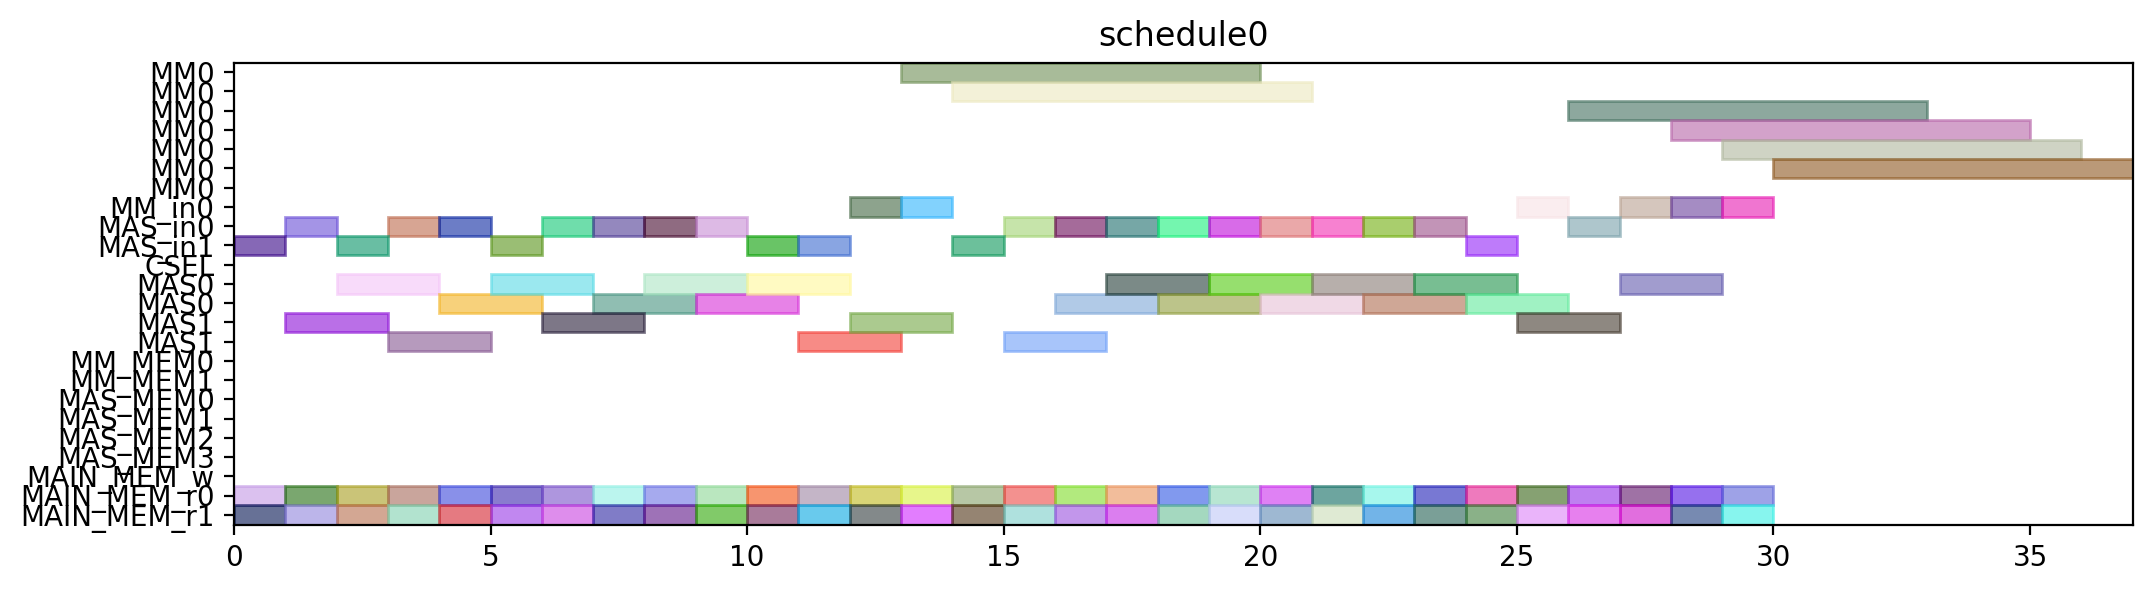

Generate this figure with Python:
from pyschedule import Scenario, solvers, plotters, alt


def solve():
	horizon = 149
	S = Scenario("schedule0", horizon=horizon)

	# resource
	MM = S.Resources('MM', num=1, size=7)
	MM_in = S.Resources('MM_in', num=1)
	MAS_in = S.Resources('MAS_in', num=2)
	CSEL = S.Resource('CSEL')
	MAS = S.Resources('MAS', num=2, size=2, periods=range(1, horizon))
	MM_MEM = S.Resources('MM_MEM', num=2)
	MAS_MEM = S.Resources('MAS_MEM', num=4)
	MAIN_MEM_w = S.Resource('MAIN_MEM_w', size=1)
	MAIN_MEM_r = S.Resources('MAIN_MEM_r', num=2)

	# result of previous scheduling

	# new tasks
	d_t0_a1_0 = S.Task('d_t0_a1_0', length=2, delay_cost=1)
	d_t0_a1_0 += alt(MAS)
	d_t0_a1_0_in = S.Task('d_t0_a1_0_in', length=1, delay_cost=1)
	d_t0_a1_0_in += alt(MAS_in)
	S += d_t0_a1_0_in*MAS_in[0]<=d_t0_a1_0*MAS[0]

	S += d_t0_a1_0_in*MAS_in[1]<=d_t0_a1_0*MAS[1]

	d_t0_a1_0_mem0 = S.Task('d_t0_a1_0_mem0', length=1, delay_cost=1)
	d_t0_a1_0_mem0 += MAIN_MEM_r[0]
	S += d_t0_a1_0_mem0 <= d_t0_a1_0

	d_t0_a1_0_mem1 = S.Task('d_t0_a1_0_mem1', length=1, delay_cost=1)
	d_t0_a1_0_mem1 += MAIN_MEM_r[1]
	S += d_t0_a1_0_mem1 <= d_t0_a1_0

	d_t0_a1_1 = S.Task('d_t0_a1_1', length=2, delay_cost=1)
	d_t0_a1_1 += alt(MAS)
	d_t0_a1_1_in = S.Task('d_t0_a1_1_in', length=1, delay_cost=1)
	d_t0_a1_1_in += alt(MAS_in)
	S += d_t0_a1_1_in*MAS_in[0]<=d_t0_a1_1*MAS[0]

	S += d_t0_a1_1_in*MAS_in[1]<=d_t0_a1_1*MAS[1]

	d_t0_a1_1_mem0 = S.Task('d_t0_a1_1_mem0', length=1, delay_cost=1)
	d_t0_a1_1_mem0 += MAIN_MEM_r[0]
	S += d_t0_a1_1_mem0 <= d_t0_a1_1

	d_t0_a1_1_mem1 = S.Task('d_t0_a1_1_mem1', length=1, delay_cost=1)
	d_t0_a1_1_mem1 += MAIN_MEM_r[1]
	S += d_t0_a1_1_mem1 <= d_t0_a1_1

	d_t0_t10 = S.Task('d_t0_t10', length=2, delay_cost=1)
	d_t0_t10 += alt(MAS)
	d_t0_t10_in = S.Task('d_t0_t10_in', length=1, delay_cost=1)
	d_t0_t10_in += alt(MAS_in)
	S += d_t0_t10_in*MAS_in[0]<=d_t0_t10*MAS[0]

	S += d_t0_t10_in*MAS_in[1]<=d_t0_t10*MAS[1]

	d_t0_t10_mem0 = S.Task('d_t0_t10_mem0', length=1, delay_cost=1)
	d_t0_t10_mem0 += MAIN_MEM_r[0]
	S += d_t0_t10_mem0 <= d_t0_t10

	d_t0_t10_mem1 = S.Task('d_t0_t10_mem1', length=1, delay_cost=1)
	d_t0_t10_mem1 += MAIN_MEM_r[1]
	S += d_t0_t10_mem1 <= d_t0_t10

	d_t0_t11 = S.Task('d_t0_t11', length=2, delay_cost=1)
	d_t0_t11 += alt(MAS)
	d_t0_t11_in = S.Task('d_t0_t11_in', length=1, delay_cost=1)
	d_t0_t11_in += alt(MAS_in)
	S += d_t0_t11_in*MAS_in[0]<=d_t0_t11*MAS[0]

	S += d_t0_t11_in*MAS_in[1]<=d_t0_t11*MAS[1]

	d_t0_t11_mem0 = S.Task('d_t0_t11_mem0', length=1, delay_cost=1)
	d_t0_t11_mem0 += MAIN_MEM_r[0]
	S += d_t0_t11_mem0 <= d_t0_t11

	d_t0_t11_mem1 = S.Task('d_t0_t11_mem1', length=1, delay_cost=1)
	d_t0_t11_mem1 += MAIN_MEM_r[1]
	S += d_t0_t11_mem1 <= d_t0_t11

	d_t0_t3_t0 = S.Task('d_t0_t3_t0', length=7, delay_cost=1)
	d_t0_t3_t0 += alt(MM)
	d_t0_t3_t0_in = S.Task('d_t0_t3_t0_in', length=1, delay_cost=1)
	d_t0_t3_t0_in += alt(MM_in)
	S += d_t0_t3_t0_in*MM_in[0]<=d_t0_t3_t0*MM[0]
	d_t0_t3_t0_mem0 = S.Task('d_t0_t3_t0_mem0', length=1, delay_cost=1)
	d_t0_t3_t0_mem0 += MAIN_MEM_r[0]
	S += d_t0_t3_t0_mem0 <= d_t0_t3_t0

	d_t0_t3_t0_mem1 = S.Task('d_t0_t3_t0_mem1', length=1, delay_cost=1)
	d_t0_t3_t0_mem1 += MAIN_MEM_r[1]
	S += d_t0_t3_t0_mem1 <= d_t0_t3_t0

	d_t0_t3_t1 = S.Task('d_t0_t3_t1', length=7, delay_cost=1)
	d_t0_t3_t1 += alt(MM)
	d_t0_t3_t1_in = S.Task('d_t0_t3_t1_in', length=1, delay_cost=1)
	d_t0_t3_t1_in += alt(MM_in)
	S += d_t0_t3_t1_in*MM_in[0]<=d_t0_t3_t1*MM[0]
	d_t0_t3_t1_mem0 = S.Task('d_t0_t3_t1_mem0', length=1, delay_cost=1)
	d_t0_t3_t1_mem0 += MAIN_MEM_r[0]
	S += d_t0_t3_t1_mem0 <= d_t0_t3_t1

	d_t0_t3_t1_mem1 = S.Task('d_t0_t3_t1_mem1', length=1, delay_cost=1)
	d_t0_t3_t1_mem1 += MAIN_MEM_r[1]
	S += d_t0_t3_t1_mem1 <= d_t0_t3_t1

	d_t0_t3_t2 = S.Task('d_t0_t3_t2', length=2, delay_cost=1)
	d_t0_t3_t2 += alt(MAS)
	d_t0_t3_t2_in = S.Task('d_t0_t3_t2_in', length=1, delay_cost=1)
	d_t0_t3_t2_in += alt(MAS_in)
	S += d_t0_t3_t2_in*MAS_in[0]<=d_t0_t3_t2*MAS[0]

	S += d_t0_t3_t2_in*MAS_in[1]<=d_t0_t3_t2*MAS[1]

	d_t0_t3_t2_mem0 = S.Task('d_t0_t3_t2_mem0', length=1, delay_cost=1)
	d_t0_t3_t2_mem0 += MAIN_MEM_r[0]
	S += d_t0_t3_t2_mem0 <= d_t0_t3_t2

	d_t0_t3_t2_mem1 = S.Task('d_t0_t3_t2_mem1', length=1, delay_cost=1)
	d_t0_t3_t2_mem1 += MAIN_MEM_r[1]
	S += d_t0_t3_t2_mem1 <= d_t0_t3_t2

	d_t0_t3_t3 = S.Task('d_t0_t3_t3', length=2, delay_cost=1)
	d_t0_t3_t3 += alt(MAS)
	d_t0_t3_t3_in = S.Task('d_t0_t3_t3_in', length=1, delay_cost=1)
	d_t0_t3_t3_in += alt(MAS_in)
	S += d_t0_t3_t3_in*MAS_in[0]<=d_t0_t3_t3*MAS[0]

	S += d_t0_t3_t3_in*MAS_in[1]<=d_t0_t3_t3*MAS[1]

	d_t0_t3_t3_mem0 = S.Task('d_t0_t3_t3_mem0', length=1, delay_cost=1)
	d_t0_t3_t3_mem0 += MAIN_MEM_r[0]
	S += d_t0_t3_t3_mem0 <= d_t0_t3_t3

	d_t0_t3_t3_mem1 = S.Task('d_t0_t3_t3_mem1', length=1, delay_cost=1)
	d_t0_t3_t3_mem1 += MAIN_MEM_r[1]
	S += d_t0_t3_t3_mem1 <= d_t0_t3_t3

	d_t1_a1_0 = S.Task('d_t1_a1_0', length=2, delay_cost=1)
	d_t1_a1_0 += alt(MAS)
	d_t1_a1_0_in = S.Task('d_t1_a1_0_in', length=1, delay_cost=1)
	d_t1_a1_0_in += alt(MAS_in)
	S += d_t1_a1_0_in*MAS_in[0]<=d_t1_a1_0*MAS[0]

	S += d_t1_a1_0_in*MAS_in[1]<=d_t1_a1_0*MAS[1]

	d_t1_a1_0_mem0 = S.Task('d_t1_a1_0_mem0', length=1, delay_cost=1)
	d_t1_a1_0_mem0 += MAIN_MEM_r[0]
	S += d_t1_a1_0_mem0 <= d_t1_a1_0

	d_t1_a1_0_mem1 = S.Task('d_t1_a1_0_mem1', length=1, delay_cost=1)
	d_t1_a1_0_mem1 += MAIN_MEM_r[1]
	S += d_t1_a1_0_mem1 <= d_t1_a1_0

	d_t1_a1_1 = S.Task('d_t1_a1_1', length=2, delay_cost=1)
	d_t1_a1_1 += alt(MAS)
	d_t1_a1_1_in = S.Task('d_t1_a1_1_in', length=1, delay_cost=1)
	d_t1_a1_1_in += alt(MAS_in)
	S += d_t1_a1_1_in*MAS_in[0]<=d_t1_a1_1*MAS[0]

	S += d_t1_a1_1_in*MAS_in[1]<=d_t1_a1_1*MAS[1]

	d_t1_a1_1_mem0 = S.Task('d_t1_a1_1_mem0', length=1, delay_cost=1)
	d_t1_a1_1_mem0 += MAIN_MEM_r[0]
	S += d_t1_a1_1_mem0 <= d_t1_a1_1

	d_t1_a1_1_mem1 = S.Task('d_t1_a1_1_mem1', length=1, delay_cost=1)
	d_t1_a1_1_mem1 += MAIN_MEM_r[1]
	S += d_t1_a1_1_mem1 <= d_t1_a1_1

	d_t1_t10 = S.Task('d_t1_t10', length=2, delay_cost=1)
	d_t1_t10 += alt(MAS)
	d_t1_t10_in = S.Task('d_t1_t10_in', length=1, delay_cost=1)
	d_t1_t10_in += alt(MAS_in)
	S += d_t1_t10_in*MAS_in[0]<=d_t1_t10*MAS[0]

	S += d_t1_t10_in*MAS_in[1]<=d_t1_t10*MAS[1]

	d_t1_t10_mem0 = S.Task('d_t1_t10_mem0', length=1, delay_cost=1)
	d_t1_t10_mem0 += MAIN_MEM_r[0]
	S += d_t1_t10_mem0 <= d_t1_t10

	d_t1_t10_mem1 = S.Task('d_t1_t10_mem1', length=1, delay_cost=1)
	d_t1_t10_mem1 += MAIN_MEM_r[1]
	S += d_t1_t10_mem1 <= d_t1_t10

	d_t1_t11 = S.Task('d_t1_t11', length=2, delay_cost=1)
	d_t1_t11 += alt(MAS)
	d_t1_t11_in = S.Task('d_t1_t11_in', length=1, delay_cost=1)
	d_t1_t11_in += alt(MAS_in)
	S += d_t1_t11_in*MAS_in[0]<=d_t1_t11*MAS[0]

	S += d_t1_t11_in*MAS_in[1]<=d_t1_t11*MAS[1]

	d_t1_t11_mem0 = S.Task('d_t1_t11_mem0', length=1, delay_cost=1)
	d_t1_t11_mem0 += MAIN_MEM_r[0]
	S += d_t1_t11_mem0 <= d_t1_t11

	d_t1_t11_mem1 = S.Task('d_t1_t11_mem1', length=1, delay_cost=1)
	d_t1_t11_mem1 += MAIN_MEM_r[1]
	S += d_t1_t11_mem1 <= d_t1_t11

	d_t1_t3_t0 = S.Task('d_t1_t3_t0', length=7, delay_cost=1)
	d_t1_t3_t0 += alt(MM)
	d_t1_t3_t0_in = S.Task('d_t1_t3_t0_in', length=1, delay_cost=1)
	d_t1_t3_t0_in += alt(MM_in)
	S += d_t1_t3_t0_in*MM_in[0]<=d_t1_t3_t0*MM[0]
	d_t1_t3_t0_mem0 = S.Task('d_t1_t3_t0_mem0', length=1, delay_cost=1)
	d_t1_t3_t0_mem0 += MAIN_MEM_r[0]
	S += d_t1_t3_t0_mem0 <= d_t1_t3_t0

	d_t1_t3_t0_mem1 = S.Task('d_t1_t3_t0_mem1', length=1, delay_cost=1)
	d_t1_t3_t0_mem1 += MAIN_MEM_r[1]
	S += d_t1_t3_t0_mem1 <= d_t1_t3_t0

	d_t1_t3_t1 = S.Task('d_t1_t3_t1', length=7, delay_cost=1)
	d_t1_t3_t1 += alt(MM)
	d_t1_t3_t1_in = S.Task('d_t1_t3_t1_in', length=1, delay_cost=1)
	d_t1_t3_t1_in += alt(MM_in)
	S += d_t1_t3_t1_in*MM_in[0]<=d_t1_t3_t1*MM[0]
	d_t1_t3_t1_mem0 = S.Task('d_t1_t3_t1_mem0', length=1, delay_cost=1)
	d_t1_t3_t1_mem0 += MAIN_MEM_r[0]
	S += d_t1_t3_t1_mem0 <= d_t1_t3_t1

	d_t1_t3_t1_mem1 = S.Task('d_t1_t3_t1_mem1', length=1, delay_cost=1)
	d_t1_t3_t1_mem1 += MAIN_MEM_r[1]
	S += d_t1_t3_t1_mem1 <= d_t1_t3_t1

	d_t1_t3_t2 = S.Task('d_t1_t3_t2', length=2, delay_cost=1)
	d_t1_t3_t2 += alt(MAS)
	d_t1_t3_t2_in = S.Task('d_t1_t3_t2_in', length=1, delay_cost=1)
	d_t1_t3_t2_in += alt(MAS_in)
	S += d_t1_t3_t2_in*MAS_in[0]<=d_t1_t3_t2*MAS[0]

	S += d_t1_t3_t2_in*MAS_in[1]<=d_t1_t3_t2*MAS[1]

	d_t1_t3_t2_mem0 = S.Task('d_t1_t3_t2_mem0', length=1, delay_cost=1)
	d_t1_t3_t2_mem0 += MAIN_MEM_r[0]
	S += d_t1_t3_t2_mem0 <= d_t1_t3_t2

	d_t1_t3_t2_mem1 = S.Task('d_t1_t3_t2_mem1', length=1, delay_cost=1)
	d_t1_t3_t2_mem1 += MAIN_MEM_r[1]
	S += d_t1_t3_t2_mem1 <= d_t1_t3_t2

	d_t1_t3_t3 = S.Task('d_t1_t3_t3', length=2, delay_cost=1)
	d_t1_t3_t3 += alt(MAS)
	d_t1_t3_t3_in = S.Task('d_t1_t3_t3_in', length=1, delay_cost=1)
	d_t1_t3_t3_in += alt(MAS_in)
	S += d_t1_t3_t3_in*MAS_in[0]<=d_t1_t3_t3*MAS[0]

	S += d_t1_t3_t3_in*MAS_in[1]<=d_t1_t3_t3*MAS[1]

	d_t1_t3_t3_mem0 = S.Task('d_t1_t3_t3_mem0', length=1, delay_cost=1)
	d_t1_t3_t3_mem0 += MAIN_MEM_r[0]
	S += d_t1_t3_t3_mem0 <= d_t1_t3_t3

	d_t1_t3_t3_mem1 = S.Task('d_t1_t3_t3_mem1', length=1, delay_cost=1)
	d_t1_t3_t3_mem1 += MAIN_MEM_r[1]
	S += d_t1_t3_t3_mem1 <= d_t1_t3_t3

	d_t2_a1_0 = S.Task('d_t2_a1_0', length=2, delay_cost=1)
	d_t2_a1_0 += alt(MAS)
	d_t2_a1_0_in = S.Task('d_t2_a1_0_in', length=1, delay_cost=1)
	d_t2_a1_0_in += alt(MAS_in)
	S += d_t2_a1_0_in*MAS_in[0]<=d_t2_a1_0*MAS[0]

	S += d_t2_a1_0_in*MAS_in[1]<=d_t2_a1_0*MAS[1]

	d_t2_a1_0_mem0 = S.Task('d_t2_a1_0_mem0', length=1, delay_cost=1)
	d_t2_a1_0_mem0 += MAIN_MEM_r[0]
	S += d_t2_a1_0_mem0 <= d_t2_a1_0

	d_t2_a1_0_mem1 = S.Task('d_t2_a1_0_mem1', length=1, delay_cost=1)
	d_t2_a1_0_mem1 += MAIN_MEM_r[1]
	S += d_t2_a1_0_mem1 <= d_t2_a1_0

	d_t2_a1_1 = S.Task('d_t2_a1_1', length=2, delay_cost=1)
	d_t2_a1_1 += alt(MAS)
	d_t2_a1_1_in = S.Task('d_t2_a1_1_in', length=1, delay_cost=1)
	d_t2_a1_1_in += alt(MAS_in)
	S += d_t2_a1_1_in*MAS_in[0]<=d_t2_a1_1*MAS[0]

	S += d_t2_a1_1_in*MAS_in[1]<=d_t2_a1_1*MAS[1]

	d_t2_a1_1_mem0 = S.Task('d_t2_a1_1_mem0', length=1, delay_cost=1)
	d_t2_a1_1_mem0 += MAIN_MEM_r[0]
	S += d_t2_a1_1_mem0 <= d_t2_a1_1

	d_t2_a1_1_mem1 = S.Task('d_t2_a1_1_mem1', length=1, delay_cost=1)
	d_t2_a1_1_mem1 += MAIN_MEM_r[1]
	S += d_t2_a1_1_mem1 <= d_t2_a1_1

	d_t2_t10 = S.Task('d_t2_t10', length=2, delay_cost=1)
	d_t2_t10 += alt(MAS)
	d_t2_t10_in = S.Task('d_t2_t10_in', length=1, delay_cost=1)
	d_t2_t10_in += alt(MAS_in)
	S += d_t2_t10_in*MAS_in[0]<=d_t2_t10*MAS[0]

	S += d_t2_t10_in*MAS_in[1]<=d_t2_t10*MAS[1]

	d_t2_t10_mem0 = S.Task('d_t2_t10_mem0', length=1, delay_cost=1)
	d_t2_t10_mem0 += MAIN_MEM_r[0]
	S += d_t2_t10_mem0 <= d_t2_t10

	d_t2_t10_mem1 = S.Task('d_t2_t10_mem1', length=1, delay_cost=1)
	d_t2_t10_mem1 += MAIN_MEM_r[1]
	S += d_t2_t10_mem1 <= d_t2_t10

	d_t2_t11 = S.Task('d_t2_t11', length=2, delay_cost=1)
	d_t2_t11 += alt(MAS)
	d_t2_t11_in = S.Task('d_t2_t11_in', length=1, delay_cost=1)
	d_t2_t11_in += alt(MAS_in)
	S += d_t2_t11_in*MAS_in[0]<=d_t2_t11*MAS[0]

	S += d_t2_t11_in*MAS_in[1]<=d_t2_t11*MAS[1]

	d_t2_t11_mem0 = S.Task('d_t2_t11_mem0', length=1, delay_cost=1)
	d_t2_t11_mem0 += MAIN_MEM_r[0]
	S += d_t2_t11_mem0 <= d_t2_t11

	d_t2_t11_mem1 = S.Task('d_t2_t11_mem1', length=1, delay_cost=1)
	d_t2_t11_mem1 += MAIN_MEM_r[1]
	S += d_t2_t11_mem1 <= d_t2_t11

	d_t2_t3_t0 = S.Task('d_t2_t3_t0', length=7, delay_cost=1)
	d_t2_t3_t0 += alt(MM)
	d_t2_t3_t0_in = S.Task('d_t2_t3_t0_in', length=1, delay_cost=1)
	d_t2_t3_t0_in += alt(MM_in)
	S += d_t2_t3_t0_in*MM_in[0]<=d_t2_t3_t0*MM[0]
	d_t2_t3_t0_mem0 = S.Task('d_t2_t3_t0_mem0', length=1, delay_cost=1)
	d_t2_t3_t0_mem0 += MAIN_MEM_r[0]
	S += d_t2_t3_t0_mem0 <= d_t2_t3_t0

	d_t2_t3_t0_mem1 = S.Task('d_t2_t3_t0_mem1', length=1, delay_cost=1)
	d_t2_t3_t0_mem1 += MAIN_MEM_r[1]
	S += d_t2_t3_t0_mem1 <= d_t2_t3_t0

	d_t2_t3_t1 = S.Task('d_t2_t3_t1', length=7, delay_cost=1)
	d_t2_t3_t1 += alt(MM)
	d_t2_t3_t1_in = S.Task('d_t2_t3_t1_in', length=1, delay_cost=1)
	d_t2_t3_t1_in += alt(MM_in)
	S += d_t2_t3_t1_in*MM_in[0]<=d_t2_t3_t1*MM[0]
	d_t2_t3_t1_mem0 = S.Task('d_t2_t3_t1_mem0', length=1, delay_cost=1)
	d_t2_t3_t1_mem0 += MAIN_MEM_r[0]
	S += d_t2_t3_t1_mem0 <= d_t2_t3_t1

	d_t2_t3_t1_mem1 = S.Task('d_t2_t3_t1_mem1', length=1, delay_cost=1)
	d_t2_t3_t1_mem1 += MAIN_MEM_r[1]
	S += d_t2_t3_t1_mem1 <= d_t2_t3_t1

	d_t2_t3_t2 = S.Task('d_t2_t3_t2', length=2, delay_cost=1)
	d_t2_t3_t2 += alt(MAS)
	d_t2_t3_t2_in = S.Task('d_t2_t3_t2_in', length=1, delay_cost=1)
	d_t2_t3_t2_in += alt(MAS_in)
	S += d_t2_t3_t2_in*MAS_in[0]<=d_t2_t3_t2*MAS[0]

	S += d_t2_t3_t2_in*MAS_in[1]<=d_t2_t3_t2*MAS[1]

	d_t2_t3_t2_mem0 = S.Task('d_t2_t3_t2_mem0', length=1, delay_cost=1)
	d_t2_t3_t2_mem0 += MAIN_MEM_r[0]
	S += d_t2_t3_t2_mem0 <= d_t2_t3_t2

	d_t2_t3_t2_mem1 = S.Task('d_t2_t3_t2_mem1', length=1, delay_cost=1)
	d_t2_t3_t2_mem1 += MAIN_MEM_r[1]
	S += d_t2_t3_t2_mem1 <= d_t2_t3_t2

	d_t2_t3_t3 = S.Task('d_t2_t3_t3', length=2, delay_cost=1)
	d_t2_t3_t3 += alt(MAS)
	d_t2_t3_t3_in = S.Task('d_t2_t3_t3_in', length=1, delay_cost=1)
	d_t2_t3_t3_in += alt(MAS_in)
	S += d_t2_t3_t3_in*MAS_in[0]<=d_t2_t3_t3*MAS[0]

	S += d_t2_t3_t3_in*MAS_in[1]<=d_t2_t3_t3*MAS[1]

	d_t2_t3_t3_mem0 = S.Task('d_t2_t3_t3_mem0', length=1, delay_cost=1)
	d_t2_t3_t3_mem0 += MAIN_MEM_r[0]
	S += d_t2_t3_t3_mem0 <= d_t2_t3_t3

	d_t2_t3_t3_mem1 = S.Task('d_t2_t3_t3_mem1', length=1, delay_cost=1)
	d_t2_t3_t3_mem1 += MAIN_MEM_r[1]
	S += d_t2_t3_t3_mem1 <= d_t2_t3_t3

	d_t3000 = S.Task('d_t3000', length=2, delay_cost=1)
	d_t3000 += alt(MAS)
	d_t3000_in = S.Task('d_t3000_in', length=1, delay_cost=1)
	d_t3000_in += alt(MAS_in)
	S += d_t3000_in*MAS_in[0]<=d_t3000*MAS[0]

	S += d_t3000_in*MAS_in[1]<=d_t3000*MAS[1]

	d_t3000_mem0 = S.Task('d_t3000_mem0', length=1, delay_cost=1)
	d_t3000_mem0 += MAIN_MEM_r[0]
	S += d_t3000_mem0 <= d_t3000

	d_t3000_mem1 = S.Task('d_t3000_mem1', length=1, delay_cost=1)
	d_t3000_mem1 += MAIN_MEM_r[1]
	S += d_t3000_mem1 <= d_t3000

	d_t3001 = S.Task('d_t3001', length=2, delay_cost=1)
	d_t3001 += alt(MAS)
	d_t3001_in = S.Task('d_t3001_in', length=1, delay_cost=1)
	d_t3001_in += alt(MAS_in)
	S += d_t3001_in*MAS_in[0]<=d_t3001*MAS[0]

	S += d_t3001_in*MAS_in[1]<=d_t3001*MAS[1]

	d_t3001_mem0 = S.Task('d_t3001_mem0', length=1, delay_cost=1)
	d_t3001_mem0 += MAIN_MEM_r[0]
	S += d_t3001_mem0 <= d_t3001

	d_t3001_mem1 = S.Task('d_t3001_mem1', length=1, delay_cost=1)
	d_t3001_mem1 += MAIN_MEM_r[1]
	S += d_t3001_mem1 <= d_t3001

	d_t3010 = S.Task('d_t3010', length=2, delay_cost=1)
	d_t3010 += alt(MAS)
	d_t3010_in = S.Task('d_t3010_in', length=1, delay_cost=1)
	d_t3010_in += alt(MAS_in)
	S += d_t3010_in*MAS_in[0]<=d_t3010*MAS[0]

	S += d_t3010_in*MAS_in[1]<=d_t3010*MAS[1]

	d_t3010_mem0 = S.Task('d_t3010_mem0', length=1, delay_cost=1)
	d_t3010_mem0 += MAIN_MEM_r[0]
	S += d_t3010_mem0 <= d_t3010

	d_t3010_mem1 = S.Task('d_t3010_mem1', length=1, delay_cost=1)
	d_t3010_mem1 += MAIN_MEM_r[1]
	S += d_t3010_mem1 <= d_t3010

	d_t3011 = S.Task('d_t3011', length=2, delay_cost=1)
	d_t3011 += alt(MAS)
	d_t3011_in = S.Task('d_t3011_in', length=1, delay_cost=1)
	d_t3011_in += alt(MAS_in)
	S += d_t3011_in*MAS_in[0]<=d_t3011*MAS[0]

	S += d_t3011_in*MAS_in[1]<=d_t3011*MAS[1]

	d_t3011_mem0 = S.Task('d_t3011_mem0', length=1, delay_cost=1)
	d_t3011_mem0 += MAIN_MEM_r[0]
	S += d_t3011_mem0 <= d_t3011

	d_t3011_mem1 = S.Task('d_t3011_mem1', length=1, delay_cost=1)
	d_t3011_mem1 += MAIN_MEM_r[1]
	S += d_t3011_mem1 <= d_t3011

	d_t4000 = S.Task('d_t4000', length=2, delay_cost=1)
	d_t4000 += alt(MAS)
	d_t4000_in = S.Task('d_t4000_in', length=1, delay_cost=1)
	d_t4000_in += alt(MAS_in)
	S += d_t4000_in*MAS_in[0]<=d_t4000*MAS[0]

	S += d_t4000_in*MAS_in[1]<=d_t4000*MAS[1]

	d_t4000_mem0 = S.Task('d_t4000_mem0', length=1, delay_cost=1)
	d_t4000_mem0 += MAIN_MEM_r[0]
	S += d_t4000_mem0 <= d_t4000

	d_t4000_mem1 = S.Task('d_t4000_mem1', length=1, delay_cost=1)
	d_t4000_mem1 += MAIN_MEM_r[1]
	S += d_t4000_mem1 <= d_t4000

	d_t4001 = S.Task('d_t4001', length=2, delay_cost=1)
	d_t4001 += alt(MAS)
	d_t4001_in = S.Task('d_t4001_in', length=1, delay_cost=1)
	d_t4001_in += alt(MAS_in)
	S += d_t4001_in*MAS_in[0]<=d_t4001*MAS[0]

	S += d_t4001_in*MAS_in[1]<=d_t4001*MAS[1]

	d_t4001_mem0 = S.Task('d_t4001_mem0', length=1, delay_cost=1)
	d_t4001_mem0 += MAIN_MEM_r[0]
	S += d_t4001_mem0 <= d_t4001

	d_t4001_mem1 = S.Task('d_t4001_mem1', length=1, delay_cost=1)
	d_t4001_mem1 += MAIN_MEM_r[1]
	S += d_t4001_mem1 <= d_t4001

	solvers.mip.solve(S,msg=1,kind='CPLEX',ratio_gap=1.01)

	solution = [['hoge']*len(S.solution()[1]) for i in range(len(S.solution()))]
	for i in range(len(S.solution())):
		for j in range(len(S.solution()[i])):
			solution[i][j]=str(S.solution()[i][j])
	print(solution)

	cycles = int(solution[-1][3])

	pic_file_name = "/mnt/rose/usr1/fukuda/ABE/multiRAM_multiMAS_16mux/scheduling_result/stage7MM1_stage2MAS2/FP12_LADDERMUL/schedule0.png"
	if(S.solution() != []):
		plotters.matplotlib.plot(S,img_filename=pic_file_name, show_task_labels=False, fig_size=(cycles*0.25+3, 3))

	return solution
